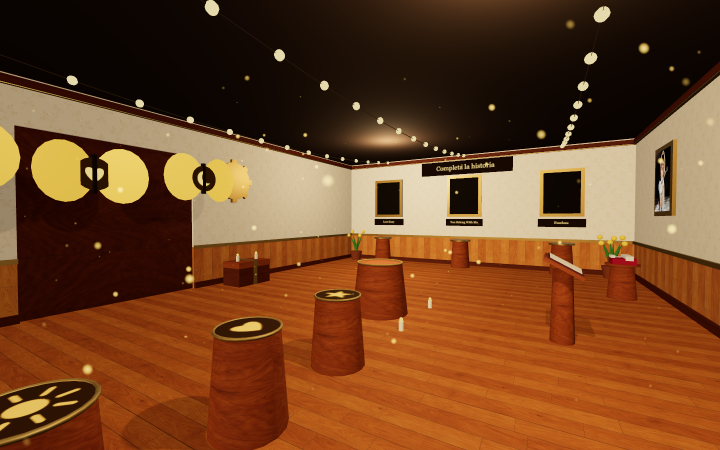
#> input picture output/fearless-retexturizado-2026-11-06/diagonal.png, 1440 x 900 px (shown at 1/2 size)
$ python comparar.py
#> lines starting #> are read from the running program, lines starting #| are printed output that depends on the picture
from pathlib import Path
from PIL import Image,ImageDraw,ImageFont

root=Path(__file__).parent
font=ImageFont.truetype('C:/Windows/Fonts/arial.ttf',24)
label_font=ImageFont.truetype('C:/Windows/Fonts/arial.ttf',21)
canvas=Image.new('RGB',(1920,650),'#1a1711');d=ImageDraw.Draw(canvas)
#> after `canvas = Image.new('RGB', (1920, 650), '#1a1711')`:
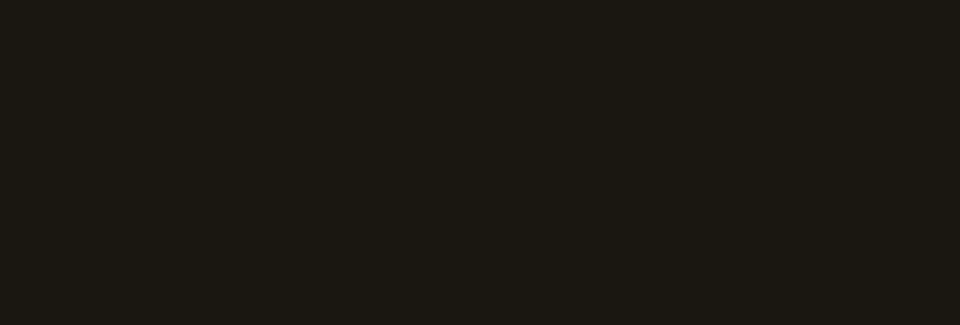
#> canvas: PIL image 1920x650 RGB (shown at 1/2 size); mean R, G, B 26, 23, 17
for x,label,file in [(0,'PRIMERA PASADA',root.parent/'fearless-retexturizado-2026-11-06/diagonal.png'),(960,'FEARLESS · ALAS, FLORES Y OBJETOS',root/'diagonal.png')]:
    d.text((x+16,12),label,font=font,fill='#e9d7ae')
    canvas.paste(Image.open(file).convert('RGB').resize((960,600),Image.Resampling.LANCZOS),(x,50))
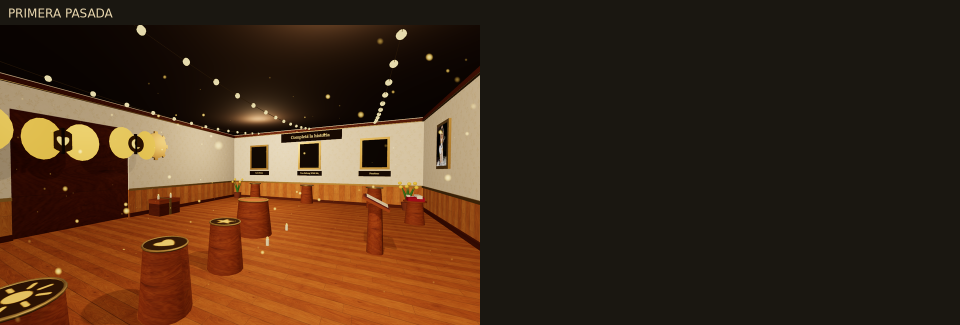
#> canvas: PIL image 1920x650 RGB (shown at 1/2 size); mean R, G, B 66.8, 44.2, 25.5
#> pass 2 of the loop `for x,label,file in [(0,'PRIMERA PASADA',root.parent/'fearless-retextu..`:
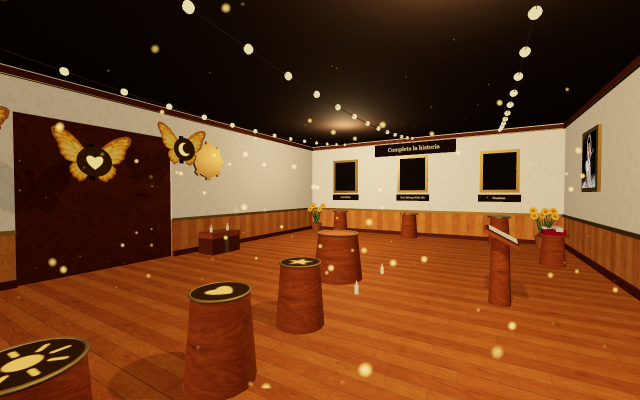
#> input picture output/fearless-detalles-2026-11-06/diagonal.png, 1280 x 800 px (shown at 1/2 size)
#> `canvas.paste(Image.open(file).convert('RGB').resize((960,600),Image.Re..`:
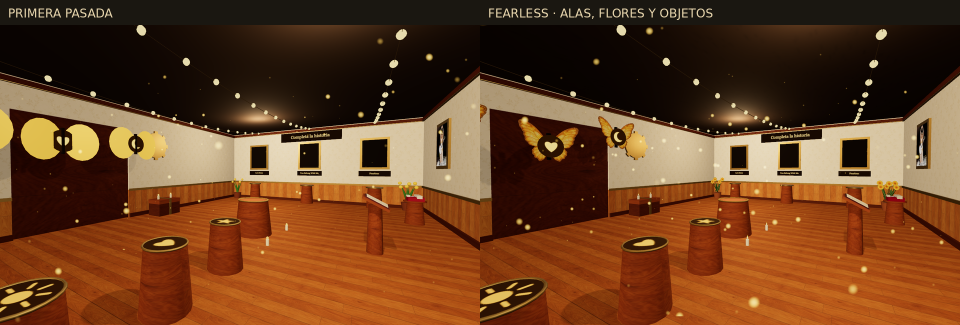
#> canvas: PIL image 1920x650 RGB (shown at 1/2 size); mean R, G, B 106.2, 63.9, 33.3
canvas.save(root/'antes-despues.jpg',quality=93)
views=[('mariposa','MARIPOSA · alas y simbolo'),('flor-detalle','FLOR · petalos y polen'),('flores','PLANTA · hojas y tallos'),('maceta','MACETA · terracota y tierra'),('libro','LIBRO · papel y encuadernacion'),('guitarra','GUITARRA · madera y cuerdas'),('baul','BAUL · madera, laton y cera'),('chaqueta','CHAQUETA · tela y costuras'),('anillo','ANILLO · metal, gema y cojin')]
sheet=Image.new('RGB',(1920,1320),'#1a1711');d=ImageDraw.Draw(sheet)
#> after `sheet = Image.new('RGB', (1920, 1320), '#1a1711')`:
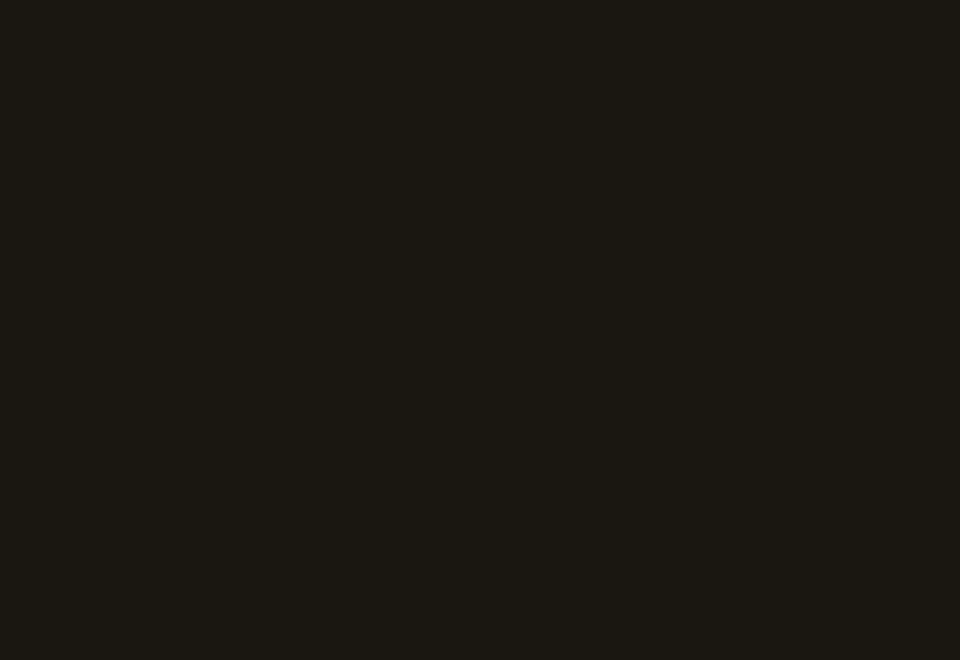
#> sheet: PIL image 1920x1320 RGB (shown at 1/2 size); mean R, G, B 26, 23, 17
for i,(slug,label) in enumerate(views):
    x=i%3*640;y=i//3*440
#> (the run stopped early here; a loop or call above may not have finished)
